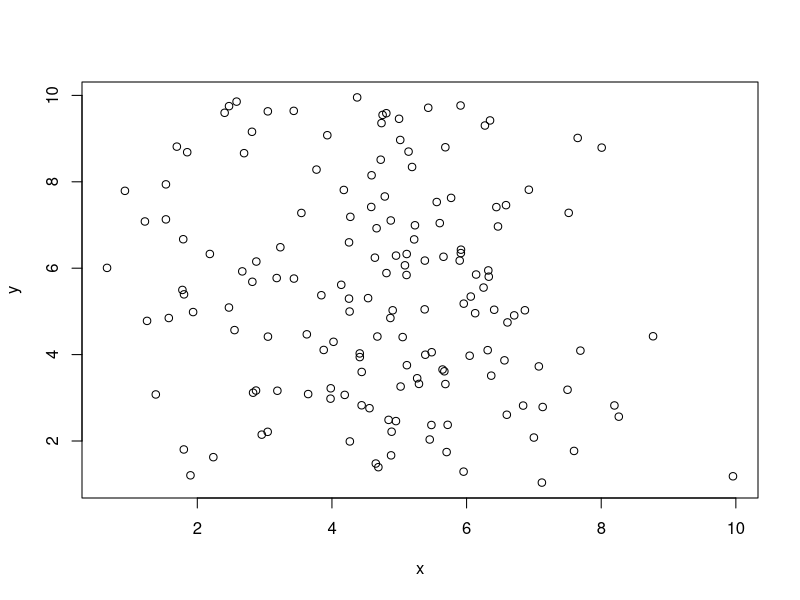

This chart was generated by the following R code:
## ---- chunk 1
x <- c(1, 2, 3, 4, 5)
mean(x)
y <- runif(158,min = 1,max = 10)
x <- rnorm(158,mean = 5, sd = 2)
plot(x,y)
